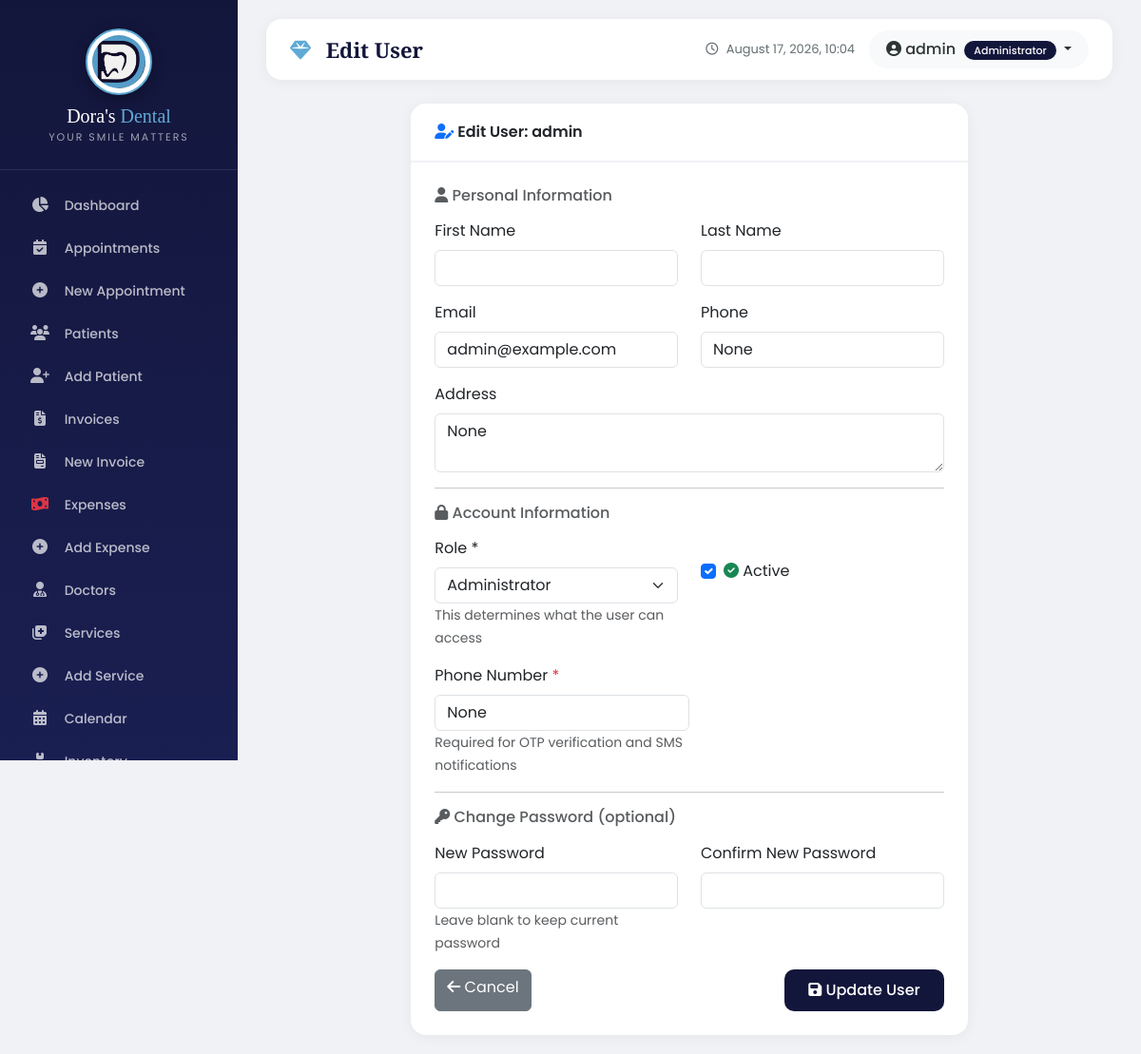
The app's page /users/2/edit/ (signed in) with its own data.
### core/models.py (models this page shows, shortened)
class UserProfile(models.Model):
    ROLE_CHOICES = [
        ('admin', 'Administrator'),
        ('doctor', 'Doctor'),
        ('receptionist', 'Receptionist'),
        ('accountant', 'Accountant'),
        ('nurse', 'Nurse'),
        ('assistant', 'Assistant'),
    ]
    user = models.OneToOneField(User, on_delete=models.CASCADE, related_name='profile')
    role = models.CharField(max_length=20, choices=ROLE_CHOICES, default='receptionist')
    phone = models.CharField(max_length=20, blank=True, null=True)
    address = models.TextField(blank=True, null=True)
    profile_picture = models.ImageField(upload_to='profile_pics/', blank=True, null=True)
    is_active = models.BooleanField(default=True)
    created_at = models.DateTimeField(auto_now_add=True)
    updated_at = models.DateTimeField(auto_now=True)
    doctor = models.OneToOneField('appointments.Doctor', on_delete=models.SET_NULL, null=True, blank=True, related_name='user_profile')
    phone_verified = models.BooleanField(default=False)
    otp_code = models.CharField(max_length=6, blank=True, null=True)
    otp_created_at = models.DateTimeField(blank=True, null=True)
    otp_attempts = models.IntegerField(default=0)  # Fixed: added default=0
    last_otp_sent = models.DateTimeField(blank=True, null=True)
    class Meta:
        ordering = ['user__username']

### core/views.py (the view, shortened to what this page needs)
# urls.py: path('users/<int:pk>/edit/', views.user_edit, name='user_edit'),
@login_required
def user_edit(request, pk):
    if request.user.profile.role != 'admin':
        messages.error(request, 'Access denied. Admin only.')
        return redirect('core:dashboard')
    user = get_object_or_404(User, pk=pk)
    profile = user.profile
    from appointments.models import Doctor
    all_doctors = Doctor.objects.filter(is_active=True)
    context = {
        'user': user,
        'profile': profile,
        'roles': UserProfile.ROLE_CHOICES,
        'doctors': all_doctors,
        'current_doctor': profile.doctor,
    }
    return render(request, 'core/user_edit.html', context)

### core/models.py (called while the page is built)
    @classmethod
    def get_settings(cls):
        settings, created = cls.objects.get_or_create(id=1)
        return settings

### templates/core/user_edit.html (shortened to what this page needs)
{% extends 'base.html' %}
{% load static %}
{% block page_title %}Edit User{% endblock %}
{% block content %}
<div class="row justify-content-center">
    <div class="col-md-8">
        <div class="card">
            <div class="card-header">
                <i class="fas fa-user-edit text-primary"></i> Edit User: {{ user.username }}
            </div>
            <div class="card-body">
                <form method="post">
                    <h6 class="text-muted mb-3"><i class="fas fa-user"></i> Personal Information</h6>
                    <div class="row">
                        <div class="col-md-6 mb-3">
                            <label for="first_name" class="form-label">First Name</label>
                            <input type="text" class="form-control" id="first_name" name="first_name"
                                   value="{{ user.first_name }}">
                        </div>
                        <div class="col-md-6 mb-3">
                            <label for="last_name" class="form-label">Last Name</label>
                            <input type="text" class="form-control" id="last_name" name="last_name"
                                   value="{{ user.last_name }}">
                        </div>
                    </div>
                    <div class="row">
                        <div class="col-md-6 mb-3">
                            <label for="email" class="form-label">Email</label>
                            <input type="email" class="form-control" id="email" name="email"
                                   value="{{ user.email }}">
                        </div>
                        <div class="col-md-6 mb-3">
                            <label for="phone" class="form-label">Phone</label>
                            <input type="text" class="form-control" id="phone" name="phone"
                                   value="{{ profile.phone }}">
                        </div>
                    </div>
                    <div class="mb-3">
                        <label for="address" class="form-label">Address</label>
                        <textarea class="form-control" id="address" name="address" rows="2">{{ profile.address }}</textarea>
                    </div>
                    <hr>
                    <h6 class="text-muted mb-3"><i class="fas fa-lock"></i> Account Information</h6>
                    <div class="row">
                        <div class="col-md-6 mb-3">
                            <label for="role" class="form-label">Role *</label>
                            <select class="form-select" id="role" name="role" required onchange="toggleDoctorFields()">
                                {% for role_code, role_name in roles %}
                                    <option value="{{ role_code }}" {% if profile.role == role_code %}selected{% endif %}>
                                        {{ role_name }}
                                    </option>
                                {% endfor %}
                            </select>
                            <small class="text-muted">This determines what the user can access</small>
                        </div>
                        <div class="col-md-6 mb-3">
                            <div class="form-check mt-4">
                                <input type="checkbox" class="form-check-input" id="is_active" name="is_active"
                                       {% if user.is_active %}checked{% endif %}>
                                <label class="form-check-label" for="is_active">
                                    <i class="fas fa-check-circle text-success"></i> Active
                                </label>
                            </div>
                        </div>
                    </div>
<div class="col-md-6 mb-3">
    <label for="phone" class="form-label">
        Phone Number <span class="text-danger">*</span>
    </label>
    <input type="text" class="form-control" id="phone" name="phone"
           value="{{ profile.phone }}" required>
    <small class="text-muted">Required for OTP verification and SMS notifications</small>
</div>
                    <hr>
                    <h6 class="text-muted mb-3"><i class="fas fa-key"></i> Change Password (optional)</h6>
                    <div class="row">
                        <div class="col-md-6 mb-3">
                            <label for="new_password" class="form-label">New Password</label>
                            <input type="password" class="form-control" id="new_password" name="new_password">
                            <small class="text-muted">Leave blank to keep current password</small>
                        </div>
                        <div class="col-md-6 mb-3">
                            <label for="confirm_password" class="form-label">Confirm New Password</label>
                            <input type="password" class="form-control" id="confirm_password" name="confirm_password">
                        </div>
                    </div>
                    <div class="d-flex justify-content-between">
                        <a href="{% url 'core:user_list' %}" class="btn btn-secondary">
                            <i class="fas fa-arrow-left"></i> Cancel
                        </a>
                        <button type="submit" class="btn btn-primary">
                            <i class="fas fa-save"></i> Update User
                        </button>
                    </div>
                </form>
            </div>
        </div>
    </div>
</div>
{% endblock %}

### templates/base.html (shortened to what this page needs)
<!DOCTYPE html>
<html lang="en">
<head>
    <link href="https://cdn.jsdelivr.net/npm/bootstrap@5.3.0/dist/css/bootstrap.min.css" rel="stylesheet">
    <link rel="stylesheet" href="https://cdnjs.cloudflare.com/ajax/libs/font-awesome/6.4.0/css/all.min.css">
    {% load static %}
</head>
<body>
    {% if user.is_authenticated %}
        <div class="sidebar">
            <div class="brand">
                <div class="logo-wrapper">
                    <img src="{% static 'images/dental_logo.png' %}" alt="Dora's Dental Logo">
                </div>
                <h3>Dora's <span>Dental</span></h3>
                <div class="tagline">Your Smile Matters</div>
            </div>
            <nav class="nav flex-column">
                <a class="nav-link "
                   href="
                   {% if user.profile.role == 'admin' %}
                       {% url 'core:admin_dashboard' %}
                   {% elif user.profile.role == 'doctor' %}
                       {% url 'core:doctor_dashboard' %}
                   {% elif user.profile.role == 'receptionist' %}
                       {% url 'core:receptionist_dashboard' %}
                   {% elif user.profile.role == 'accountant' %}
                       {% url 'core:accountant_dashboard' %}
                   {% else %}
                       {% url 'core:dashboard' %}
                   {% endif %}
                ">
                    <i class="fas fa-chart-pie"></i> <span>Dashboard</span>
                </a>
                <a class="nav-link {% if 'appointments' in request.path and 'add' not in request.path %}active{% endif %}" href="{% url 'appointments:list' %}">
                    <i class="fas fa-calendar-check"></i> <span>Appointments</span>
                </a>
                <a class="nav-link" href="{% url 'appointments:add' %}">
                    <i class="fas fa-plus-circle"></i> <span>New Appointment</span>
                </a>
                <a class="nav-link {% if 'patients' in request.path %}active{% endif %}" href="{% url 'patients:list' %}">
                    <i class="fas fa-users"></i> <span>Patients</span>
                </a>
                <a class="nav-link" href="{% url 'patients:add' %}">
                    <i class="fas fa-user-plus"></i> <span>Add Patient</span>
                </a>
                {% if user.profile.role == 'admin' or user.profile.role == 'accountant' %}
                    <a class="nav-link {% if 'billing' in request.path and 'expense' not in request.path and 'balance' not in request.path %}active{% endif %}" href="{% url 'billing:list' %}">
                        <i class="fas fa-file-invoice-dollar"></i> <span>Invoices</span>
                    </a>
                    <a class="nav-link" href="{% url 'billing:add' %}">
                        <i class="fas fa-file-invoice"></i> <span>New Invoice</span>
                    </a>
                    <a class="nav-link {% if 'expense' in request.path and 'add' not in request.path %}active{% endif %}" href="{% url 'billing:expense_list' %}">
                        <i class="fas fa-money-bill-wave text-danger"></i> <span>Expenses</span>
                    </a>
                    <a class="nav-link" href="{% url 'billing:expense_add' %}">
                        <i class="fas fa-plus-circle"></i> <span>Add Expense</span>
                    </a>
                {% endif %}
                <a class="nav-link" href="{% url 'appointments:doctors' %}">
                    <i class="fas fa-user-md"></i> <span>Doctors</span>
                </a>
                <a class="nav-link {% if 'services' in request.path and 'add' not in request.path %}active{% endif %}" href="{% url 'appointments:services' %}">
                    <i class="fas fa-notes-medical"></i> <span>Services</span>
                </a>
                <a class="nav-link" href="{% url 'appointments:service_add' %}">
                    <i class="fas fa-plus-circle"></i> <span>Add Service</span>
                </a>
                <a class="nav-link" href="{% url 'appointments:calendar' %}">
                    <i class="fas fa-calendar-alt"></i> <span>Calendar</span>
                </a>
                {% if user.profile.role == 'admin' or user.profile.role == 'accountant' %}
                    <a class="nav-link {% if 'inventory' in request.path and 'low-stock' not in request.path %}active{% endif %}" href="{% url 'inventory:list' %}">
                        <i class="fas fa-boxes"></i> <span>Inventory</span>
                    </a>
                {% endif %}
            </nav>
        </div>
        <div class="main-content">
            <div class="top-navbar">
                <div class="page-title">
                    <i class="fas fa-gem"></i> {% block page_title %}Dashboard{% endblock %}
                </div>
                <div class="user-info">
                    <div class="clock">
                        <i class="far fa-clock"></i> {% now "F j, Y, H:i" %}
                    </div>
                    <div class="user-dropdown dropdown">
                        <button class="btn dropdown-toggle" type="button" data-bs-toggle="dropdown">
                            <i class="fas fa-user-circle"></i> {{ user.get_full_name|default:user.username }}
                            <span class="role-badge">{{ user.profile.get_role_display }}</span>
                        </button>
                    </div>
                </div>
            </div>
            {% block content %}{% endblock %}
        </div>
    {% else %}
        <script>
            window.location.href = "{% url 'core:login' %}";
        </script>
    {% endif %}
</body>
</html>

### templates/base.html (style rules this page uses)
* { margin: 0; padding: 0; box-sizing: border-box; }
body { font-family: 'Poppins', sans-serif; background: #f0f2f5; }
.sidebar { min-height: 100vh; background: linear-gradient(180deg, #13163b 0%, #1a1f52 100%); padding-top: 20px; padding-bottom: 20px; position: fixed; left: 0; top: 0; width: 250px; z-index: 1000; transition: all 0.3s; overflow-y: auto; overflow-x: hidden; height: 100vh; display: flex; flex-direction: column; }
.sidebar { scrollbar-width: thin; scrollbar-color: rgba(255, 255, 255, 0.2) transparent; }
.sidebar .brand { text-align: center; padding: 10px 20px 25px; border-bottom: 1px solid rgba(255, 255, 255, 0.1); margin-bottom: 15px; flex-shrink: 0; }
.sidebar .brand .logo-wrapper { display: inline-block; width: 70px; height: 70px; background: #ffffff; border-radius: 50%; padding: 5px; box-shadow: 0 4px 15px rgba(0, 0, 0, 0.3); margin-bottom: 10px; border: 2px solid #5faad5; }
.sidebar .brand .logo-wrapper img { width: 100%; height: 100%; object-fit: contain; border-radius: 50%; }
.sidebar .brand h3 { font-family: 'Playfair Display', serif; color: white; font-size: 20px; margin: 0; }
.sidebar .brand h3 span { color: #5faad5; }
.sidebar .brand .tagline { color: rgba(255, 255, 255, 0.6); font-size: 11px; letter-spacing: 2px; text-transform: uppercase; margin-top: 2px; }
.sidebar .nav { flex: 1; padding-bottom: 20px; }
.sidebar .nav-link { color: rgba(255, 255, 255, 0.7); padding: 10px 20px; margin: 2px 12px; border-radius: 10px; transition: all 0.3s; font-size: 14px; font-weight: 500; }
.sidebar .nav-link i { margin-right: 12px; width: 20px; text-align: center; font-size: 16px; }
.main-content { margin-left: 250px; padding: 20px 30px; min-height: 100vh; }
.top-navbar { background: white; border-radius: 16px; padding: 12px 25px; margin-bottom: 25px; box-shadow: 0 2px 15px rgba(0, 0, 0, 0.05); display: flex; justify-content: space-between; align-items: center; }
.top-navbar .page-title { font-family: 'Playfair Display', serif; font-size: 22px; font-weight: 700; color: #13163b; }
.top-navbar .page-title i { color: #5faad5; margin-right: 10px; }
.top-navbar .user-info { display: flex; align-items: center; gap: 15px; }
.top-navbar .user-info .clock { color: #636e72; font-size: 13px; }
.top-navbar .user-info .clock i { margin-right: 5px; }
.top-navbar .user-dropdown .btn { background: #f8f9fa; border: none; border-radius: 50px; padding: 8px 18px; font-weight: 500; color: #2d3436; transition: all 0.3s; }
.top-navbar .user-dropdown .btn .role-badge { background: #13163b; color: white; padding: 2px 10px; border-radius: 20px; font-size: 11px; margin-left: 5px; }
.card { border-radius: 16px; box-shadow: 0 2px 15px rgba(0, 0, 0, 0.05); border: none; transition: all 0.3s; }
.card-header { background: white; border-bottom: 2px solid #f0f2f5; font-weight: 600; padding: 18px 25px; border-radius: 16px 16px 0 0 !important; }
.card-body { padding: 25px; }
.btn-primary { background: #13163b; border: none; padding: 10px 25px; border-radius: 10px; font-weight: 500; transition: all 0.3s; }

### records on screen
UserProfile: phone "None", address "None", role "Administrator"

### other values on screen
{{ user.get_full_name|default:user.username }} "admin"
{{ user.profile.get_role_display }} "Administrator"
{{ user.username }} "admin"
